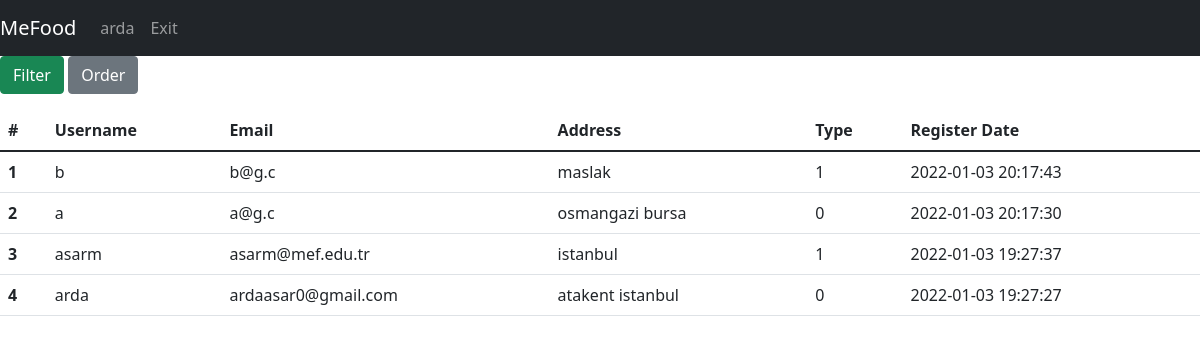
The app's page /users (signed in), older data.
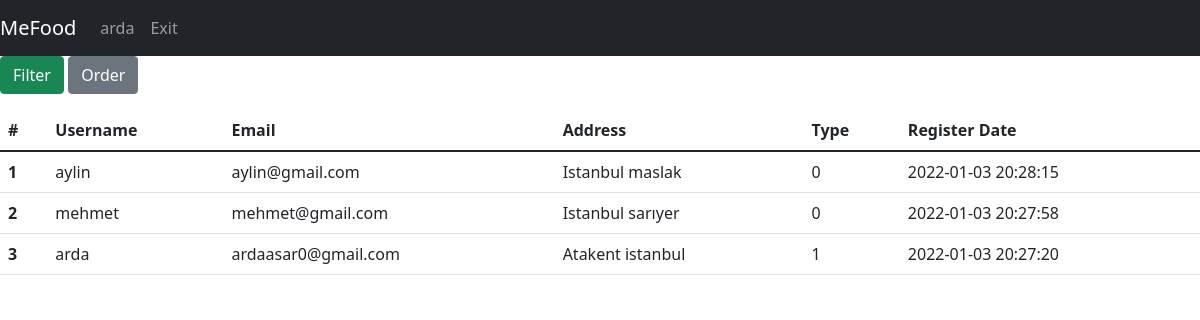
The same page, newer data.
### tables this page shows
CREATE TABLE users(username TEXT PRIMARY KEY,email TEXT,password TEXT,user_type INTEGER, address Text, lat REAL , lng REAL, registred_date Date DEFAULT (datetime('now','localtime')));

### app.py (the view)
@app.route("/users", methods=["GET", "POST"])
def allUsers():
    with sqlite3.connect(DATABASE) as database:
        cursor = database.cursor()
    if request.method == "POST":
        if 'order' in request.form:
            orderBy = request.form['orderBy'].lower()
            if session["isFiltered"] == False:
                command = "SELECT username,email,address,registred_date,user_type as type FROM users ORDER BY "+str(orderBy)
                cursor.execute(command)
                query = cursor.fetchall()
                session["filteredData"]["users"] = query
            else:
                df = pd.DataFrame(session["filteredData"]["users"],
                                  columns=['username', 'email','address','registred_date','type'])
                df = df.sort_values(by=orderBy)
                session["filteredData"]["users"] = df.values.tolist()
        if 'filter' in request.form:
            filtered_cols, expected_vals = [], []
            q = ""
            for c in request.form.keys():
                if request.form[c] != '' and request.form[c] != "filter":
                    if request.form[c] == "on":
                        filtered_cols.append("user_type")
                        expected_vals.append(1)
                    else:
                        filtered_cols.append(c)
                        expected_vals.append(request.form[c])
            if len(expected_vals) > 0:
                if filtered_cols[0] != "user_type":
                    q += filtered_cols[0]+" LIKE "+f"'%{expected_vals[0]}%'"
                else:
                    q += " user_type = 1"
                if len(expected_vals) > 1:
                    for index in range(1, len(expected_vals)):
                        if filtered_cols[index] != "user_type":
                            q += " and " + filtered_cols[index]+" LIKE " + f"'%{expected_vals[index]}%'"
                    if filtered_cols.count("user_type") > 0:
                        q += " and user_type = 1"
                command = "SELECT username,email,address,registred_date,user_type as type FROM users WHERE "+q
                cursor.execute(command)
                query = cursor.fetchall()
                session["filteredData"]["users"] = query
            else:
                session["filteredData"] = getAllDbData(toGet=["users"])
            session["isFiltered"] = True
    else:
        session["filteredData"] = getAllDbData(toGet=["users"])
        session["isFiltered"] = False
    return render_template("admin/list_operations/list_users.html", username=session["username"], data=session["filteredData"])

### app.py (called while the page is built)
def getUsers(cursor, limit=None):
    if limit != None:
        cursor.execute(
            "SELECT username,email,address,registred_date,user_type FROM users ORDER BY registred_date DESC LIMIT ?", (limit,))
    else:
        cursor.execute("SELECT username,email,address,registred_date,user_type FROM users ORDER BY registred_date DESC")
    query = cursor.fetchall()
    return query

def getAllDbData(toGet, limit=None):
    with sqlite3.connect(DATABASE) as database:
        cursor = database.cursor()
    data = {}
    for entity in toGet:
        if entity == "couriers":
            data[entity] = getCouriers(cursor, limit)
        if entity == "users":
            data[entity] = getUsers(cursor, limit)
        if entity == "restaurant":
            data[entity] = getRestaurants(cursor, limit)
        if entity == "menu":
            data[entity] = getMenus(cursor, limit)
        if entity == "orders":
            data[entity] = getOrders(cursor, limit)
        if entity == "reviews":
            data[entity] = getReviews(cursor, limit)
        if entity == "extras":
            data[entity] = getExtras(cursor, limit)
        else:
            pass
    return data

### templates/admin/list_operations/list_users.html (shortened to what this page needs)
{% extends 'base.html' %}
{% block navbar %}
<nav class="navbar navbar-expand-lg navbar-dark bg-dark">
    <a class="navbar-brand" href="#">MeFood</a>
    <div class="collapse navbar-collapse" id="navbarNav">
        <ul class="navbar-nav">
          <li class="nav-item active"><a class="nav-link" href="/">{{username}}</a></li>
          <li class="nav-item active"><a class="nav-link" href="/exit">Exit</a></li>
        </ul>
    </div>
</nav>
{% endblock %}
{% block body %}
<p>
  <a class="btn btn-success" data-toggle="collapse" href="#filter" role="button" aria-expanded="false" aria-controls="filter">Filter</a>
  <button class="btn btn-secondary" type="button" data-toggle="collapse" data-target="#order" aria-expanded="false" aria-controls="order">Order</button>
</p>
<div>
    <table class="table">
      <thead class="thead-dark">
        <tr>
            <th scope="col">#</th>
            <th scope="col">Username</th>
            <th scope="col">Email</th>
            <th scope="col">Address</th>
            <th scope="col">Type</th>
            <th scope="col">Register Date</th>
        </tr>
      </thead>
      <tbody>
        {%for i in range(data["users"]|length)%}
                <tr>
                  <th scope="row">{{ i+1 }}</th>
                  <td>{{ data["users"][i][0] }}</td>
                  <td>{{ data["users"][i][1] }}</td>
                  <td>{{ data["users"][i][2] }}</td>
                  <td>{{ data["users"][i][4] }}</td>
                  <td>{{ data["users"][i][3] }}</td>
                </tr>
        {%endfor%}
      </tbody>
    </table>
</div>
{% endblock %}

### templates/base.html (shortened to what this page needs)
<!doctype html>
<html lang="en">
  <head>
    <link href="https://cdn.jsdelivr.net/npm/bootstrap@5.1.3/dist/css/bootstrap.min.css" rel="stylesheet">
  </head>
  <body>
  <div>
    {% block navbar %}
    {% endblock %}
  </div>
  <div>
    {% block body %}
    {% endblock %}
  </div>
  </body>
</html>

Row changes from the older to the newer data that the page shows:
removed users: username "b", email "b@g.c", address "maslak", user_type "1", registred_date "2022-01-03 20:17:43"
removed users: username "a", email "a@g.c", address "osmangazi bursa", user_type "0", registred_date "2022-01-03 20:17:30"
removed users: username "asarm", email "asarm@mef.edu.tr", address "istanbul", user_type "1", registred_date "2022-01-03 19:27:37"
added users: username "aylin", email "aylin@gmail.com", address "Istanbul maslak", user_type "0", registred_date "2022-01-03 20:28:15"
added users: username "mehmet", email "mehmet@gmail.com", address "Istanbul sarıyer", user_type "0", registred_date "2022-01-03 20:27:58"
Text that changed along with them:
new list line: "1"
new list line: "2"
new list line: "3"
new list line: "arda ardaasar0@gmail.com Atakent istanbul 1 2022-01-03 20:27:20"
list line gone: "1"
list line gone: "2"
list line gone: "3"
list line gone: "4"
list line gone: "arda ardaasar0@gmail.com atakent istanbul 0 2022-01-03 19:27:27"
